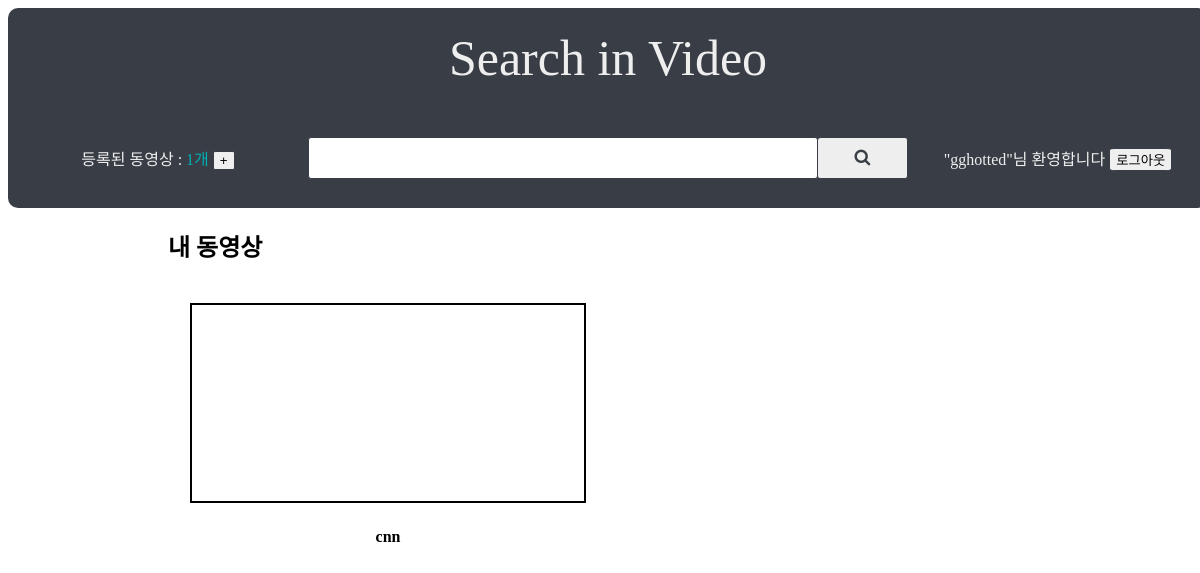
Page / (signed in) on the earlier database version.
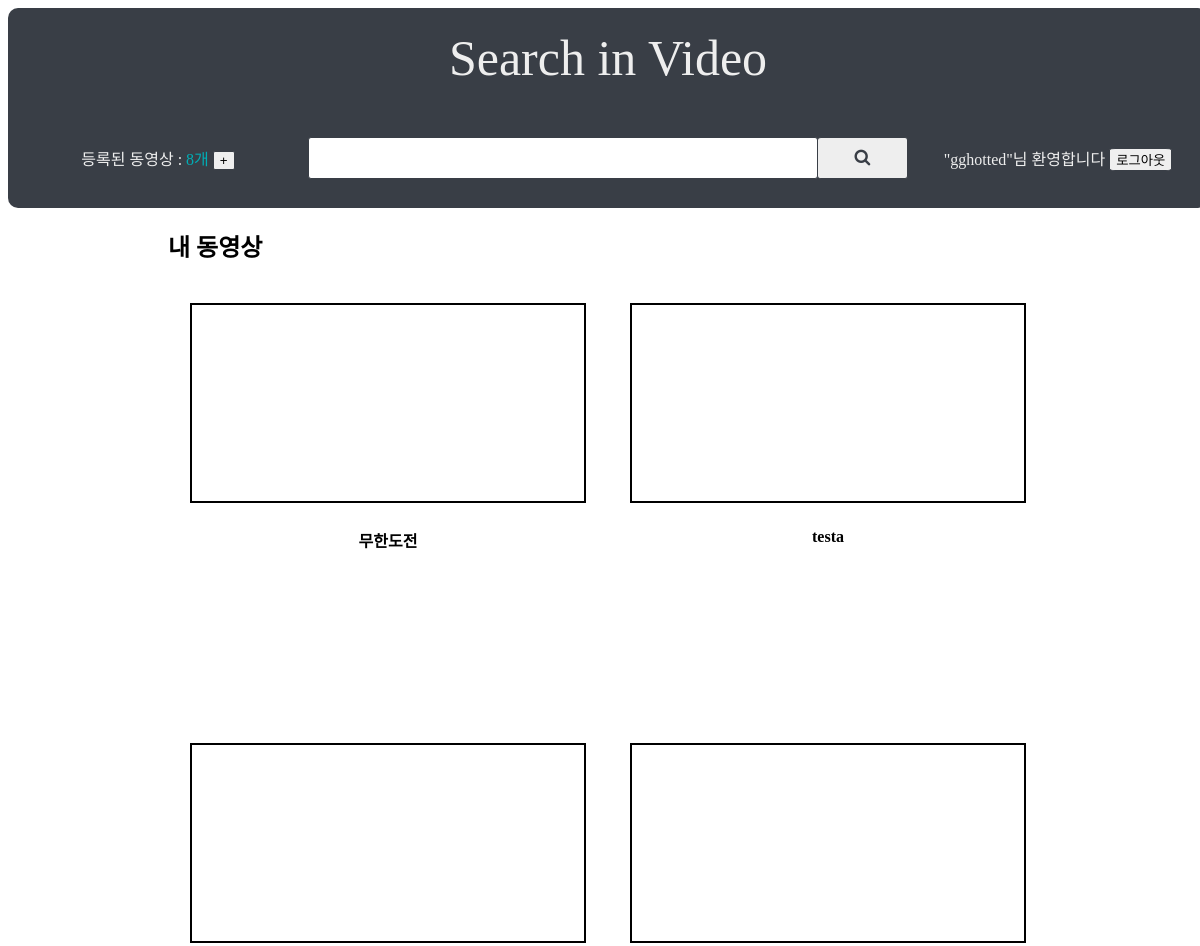
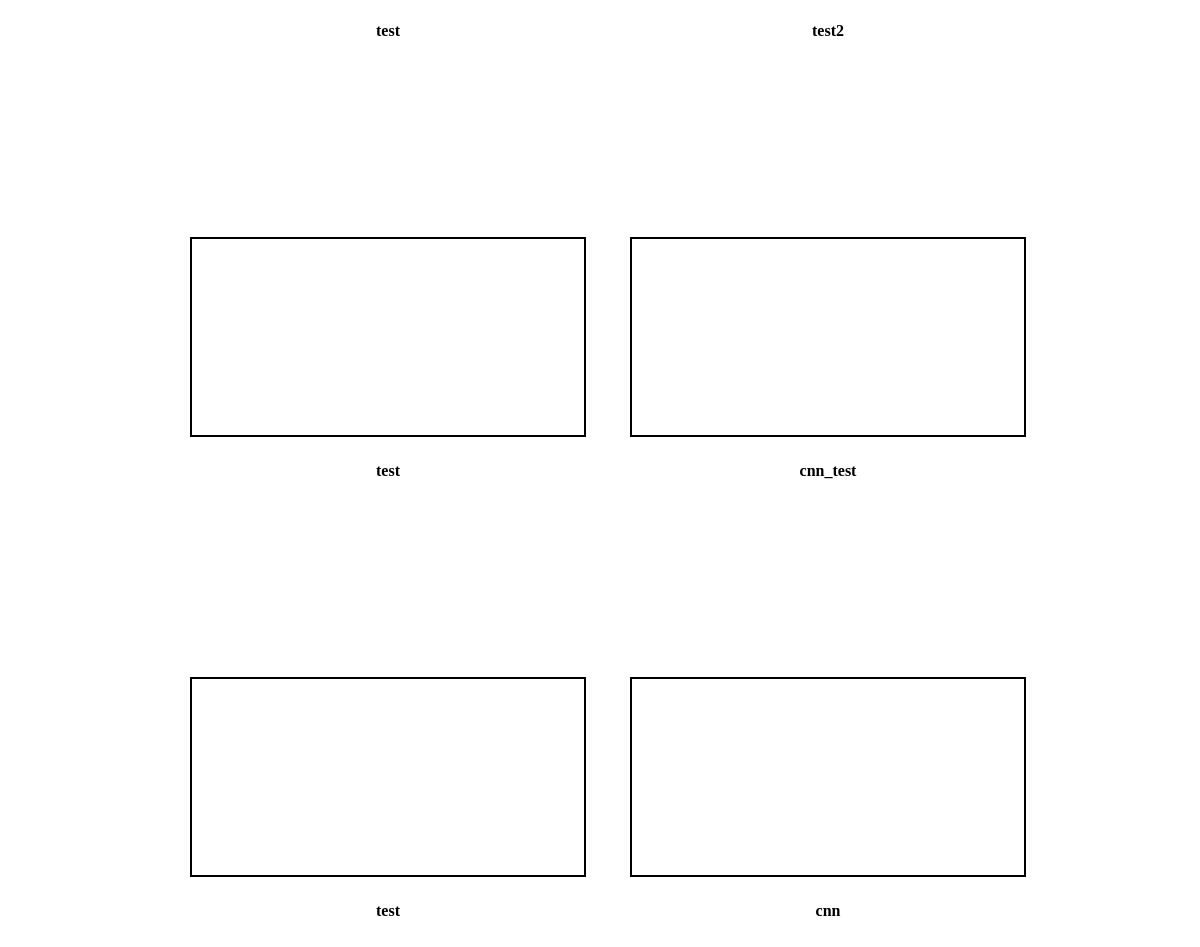
Same page on the later database version (2 pictures, top to bottom).
### search_in_video/models.py (models this page shows, shortened)
class Video(models.Model):
    user = models.ForeignKey(User, on_delete=models.CASCADE, related_name='videos')
    title = models.CharField(max_length=100)
    video = models.FileField(null=True)
    audio = models.FileField(null=True)
    source_type = models.CharField(max_length=50)
    youtube_link = models.CharField(max_length=255, null=True)
    state = models.CharField(max_length=50)
    created = models.DateTimeField(auto_now_add=True)
    class Meta:
        ordering = ['-created']

### search_in_video/views.py (the view)
# urls.py: path('', views.IndexView.as_view(), name='home'),
class IndexView(View):
    def get(self, request):
        videos = None
        if request.user:
            videos = request.user.videos.all()
        return render(request, 'home.html', {'videos': videos})

### templates/home.html
{% extends 'base.html' %}
{% block content %}
<h2>내 동영상</h2>
{% for video in videos %}
    {% if video.video %}
    <div class="video-box-2">
        <video src="{{video.video.url}}" width="396px"></video>
        <h4>{{video.title}}</h4>
    </div>
    {% endif %}
{% endfor %}
{% endblock %}

### templates/base.html (shortened to what this page needs)
<!DOCTYPE html>
{% load static %}
<html lang="ko">
<head>
    <link rel="stylesheet" href="//code.jquery.com/ui/1.12.1/themes/base/jquery-ui.css">
    <link rel="stylesheet" href="https://cdnjs.cloudflare.com/ajax/libs/font-awesome/4.7.0/css/font-awesome.min.css">
    <link rel="stylesheet" href="{% static 'css/style.css' %}">
</head>
<body>
<div class="container">
    <div class="header">
        <div class="site-title-box">
            <a href="{% url 'home' %}">Search in Video</a>
        </div>
        <div class="header-info-box">
            <div class="user-storage-info">
                {% if request.user.is_authenticated %}
                <span class="oatmeal">등록된 동영상 : </span>
                <a class="strong" href="{% url 'home' %}">{{request.user.videos.all|length}}개</a>
                {% endif %}
                <button class="btn" onclick="location.href='{% url 'upload' %}'">+</button>
            </div>
            <div class="search-info">
                <form id="search_form" class="search-form" action="{% url 'list' %}">
                    <input id="find_text" name="find_text" value="{{request.GET.find_text}}">
                    <button><i class="fa fa-search"></i></button>
                </form>
            </div>
            <div class="user-info">
                {% if request.user.is_authenticated %}
                <span class="oatmeal">"{{request.user}}"님 환영합니다</span>
                <button class="btn" onclick="location.href='{% url 'login' %}'">로그아웃</button>
                {% else %}
                <button class="btn" onclick="location.href='{% url 'login' %}'">로그인</button>
                <button class="btn" onclick="location.href='{% url 'signup' %}'">회원가입</button>
                {% endif %}
            </div>
        </div>
    </div>
    <div class="content">
        {% block content %}
        {% endblock %}
    </div>
</div>
</body>
</html>

Differences in the rows shown:
added Video: title "무한도전"
added Video: title "testa"
added Video: title "test"
added Video: title "test2"
added Video: title "test"
added Video: title "cnn_test"
added Video: title "test"
Other differences:
{{ request.user.videos.all|length }}: "1" → "8"
